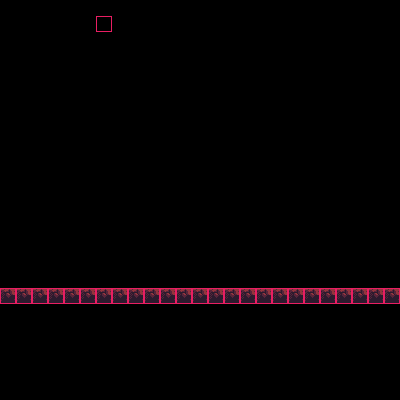

Tiled map render using the project's own tile images. Description and the whole map definition, tile-layer contents included, below:
An orthogonal 25x25 tile map with 16x16 px tiles, 2 tile layers (Tile Layer 1, collision), 2 tilesets.

<map version="1.8" tiledversion="1.8.2" orientation="orthogonal" renderorder="right-down" width="25" height="25" tilewidth="16" tileheight="16" infinite="0" nextlayerid="3" nextobjectid="1">
 <tileset firstgid="1" source="../tileset/Wasteland-Files.tsx" />
 <tileset firstgid="513" source="../tileset/redHitbox.tsx" />
 <layer id="1" name="Tile Layer 1" width="25" height="25">
  <data encoding="csv">
0,0,0,0,0,0,0,0,0,0,0,0,0,0,0,0,0,0,0,0,0,0,0,0,0,
0,0,0,0,0,0,0,0,0,0,0,0,0,0,0,0,0,0,0,0,0,0,0,0,0,
0,0,0,0,0,0,0,0,0,0,0,0,0,0,0,0,0,0,0,0,0,0,0,0,0,
0,0,0,0,0,0,0,0,0,0,0,0,0,0,0,0,0,0,0,0,0,0,0,0,0,
0,0,0,0,0,0,0,0,0,0,0,0,0,0,0,0,0,0,0,0,0,0,0,0,0,
0,0,0,0,0,0,0,0,0,0,0,0,0,0,0,0,0,0,0,0,0,0,0,0,0,
0,0,0,0,0,0,0,0,0,0,0,0,0,0,0,0,0,0,0,0,0,0,0,0,0,
0,0,0,0,0,0,0,0,0,0,0,0,0,0,0,0,0,0,0,0,0,0,0,0,0,
0,0,0,0,0,0,0,0,0,0,0,0,0,0,0,0,0,0,0,0,0,0,0,0,0,
0,0,0,0,0,0,0,0,0,0,0,0,0,0,0,0,0,0,0,0,0,0,0,0,0,
0,0,0,0,0,0,0,0,0,0,0,0,0,0,0,0,0,0,0,0,0,0,0,0,0,
0,0,0,0,0,0,0,0,0,0,0,0,0,0,0,0,0,0,0,0,0,0,0,0,0,
0,0,0,0,0,0,0,0,0,0,0,0,0,0,0,0,0,0,0,0,0,0,0,0,0,
0,0,0,0,0,0,0,0,0,0,0,0,0,0,0,0,0,0,0,0,0,0,0,0,0,
0,0,0,0,0,0,0,0,0,0,0,0,0,0,0,0,0,0,0,0,0,0,0,0,0,
0,0,0,0,0,0,0,0,0,0,0,0,0,0,0,0,0,0,0,0,0,0,0,0,0,
0,0,0,0,0,0,0,0,0,0,0,0,0,0,0,0,0,0,0,0,0,0,0,0,0,
0,0,0,0,0,0,0,0,0,0,0,0,0,0,0,0,0,0,0,0,0,0,0,0,0,
238,238,238,238,238,238,238,238,238,238,238,238,238,238,238,238,238,238,238,238,238,238,238,238,238,
0,0,0,0,0,0,0,0,0,0,0,0,0,0,0,0,0,0,0,0,0,0,0,0,0,
0,0,0,0,0,0,0,0,0,0,0,0,0,0,0,0,0,0,0,0,0,0,0,0,0,
0,0,0,0,0,0,0,0,0,0,0,0,0,0,0,0,0,0,0,0,0,0,0,0,0,
0,0,0,0,0,0,0,0,0,0,0,0,0,0,0,0,0,0,0,0,0,0,0,0,0,
0,0,0,0,0,0,0,0,0,0,0,0,0,0,0,0,0,0,0,0,0,0,0,0,0,
0,0,0,0,0,0,0,0,0,0,0,0,0,0,0,0,0,0,0,0,0,0,0,0,0
</data>
 </layer>
 <layer id="2" name="collision" width="25" height="25">
  <data encoding="csv">
0,0,0,0,0,0,0,0,0,0,0,0,0,0,0,0,0,0,0,0,0,0,0,0,0,
0,0,0,0,0,0,513,0,0,0,0,0,0,0,0,0,0,0,0,0,0,0,0,0,0,
0,0,0,0,0,0,0,0,0,0,0,0,0,0,0,0,0,0,0,0,0,0,0,0,0,
0,0,0,0,0,0,0,0,0,0,0,0,0,0,0,0,0,0,0,0,0,0,0,0,0,
0,0,0,0,0,0,0,0,0,0,0,0,0,0,0,0,0,0,0,0,0,0,0,0,0,
0,0,0,0,0,0,0,0,0,0,0,0,0,0,0,0,0,0,0,0,0,0,0,0,0,
0,0,0,0,0,0,0,0,0,0,0,0,0,0,0,0,0,0,0,0,0,0,0,0,0,
0,0,0,0,0,0,0,0,0,0,0,0,0,0,0,0,0,0,0,0,0,0,0,0,0,
0,0,0,0,0,0,0,0,0,0,0,0,0,0,0,0,0,0,0,0,0,0,0,0,0,
0,0,0,0,0,0,0,0,0,0,0,0,0,0,0,0,0,0,0,0,0,0,0,0,0,
0,0,0,0,0,0,0,0,0,0,0,0,0,0,0,0,0,0,0,0,0,0,0,0,0,
0,0,0,0,0,0,0,0,0,0,0,0,0,0,0,0,0,0,0,0,0,0,0,0,0,
0,0,0,0,0,0,0,0,0,0,0,0,0,0,0,0,0,0,0,0,0,0,0,0,0,
0,0,0,0,0,0,0,0,0,0,0,0,0,0,0,0,0,0,0,0,0,0,0,0,0,
0,0,0,0,0,0,0,0,0,0,0,0,0,0,0,0,0,0,0,0,0,0,0,0,0,
0,0,0,0,0,0,0,0,0,0,0,0,0,0,0,0,0,0,0,0,0,0,0,0,0,
0,0,0,0,0,0,0,0,0,0,0,0,0,0,0,0,0,0,0,0,0,0,0,0,0,
0,0,0,0,0,0,0,0,0,0,0,0,0,0,0,0,0,0,0,0,0,0,0,0,0,
513,513,513,513,513,513,513,513,513,513,513,513,513,513,513,513,513,513,513,513,513,513,513,513,513,
0,0,0,0,0,0,0,0,0,0,0,0,0,0,0,0,0,0,0,0,0,0,0,0,0,
0,0,0,0,0,0,0,0,0,0,0,0,0,0,0,0,0,0,0,0,0,0,0,0,0,
0,0,0,0,0,0,0,0,0,0,0,0,0,0,0,0,0,0,0,0,0,0,0,0,0,
0,0,0,0,0,0,0,0,0,0,0,0,0,0,0,0,0,0,0,0,0,0,0,0,0,
0,0,0,0,0,0,0,0,0,0,0,0,0,0,0,0,0,0,0,0,0,0,0,0,0,
0,0,0,0,0,0,0,0,0,0,0,0,0,0,0,0,0,0,0,0,0,0,0,0,0
</data>
 </layer>
</map>
